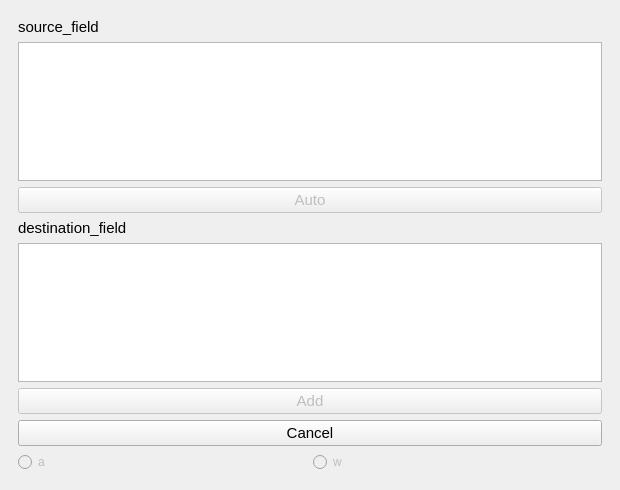
<?xml version="1.0" encoding="UTF-8"?>
<ui version="4.0">
 <class>DiagwayProjectionDockWidgetBase</class>
 <widget class="QDockWidget" name="DiagwayProjectionDockWidgetBase">
  <property name="geometry">
   <rect>
    <x>0</x>
    <y>0</y>
    <width>620</width>
    <height>490</height>
   </rect>
  </property>
  <property name="windowTitle">
   <string>DiagwayProjection</string>
  </property>
  <widget class="QWidget" name="dockWidgetContents">
   <layout class="QVBoxLayout" name="verticalLayout_8">
    <item>
     <widget class="QStackedWidget" name="stackedWidget">
      <property name="maximumSize">
       <size>
        <width>16777215</width>
        <height>16777215</height>
       </size>
      </property>
      <property name="currentIndex">
       <number>3</number>
      </property>
      <widget class="QWidget" name="page_1">
       <layout class="QVBoxLayout" name="verticalLayout">
        <item>
         <widget class="QPushButton" name="push_complete">
          <property name="font">
           <font>
            <pointsize>11</pointsize>
           </font>
          </property>
          <property name="text">
           <string>Complete a file</string>
          </property>
         </widget>
        </item>
        <item>
         <widget class="QPushButton" name="push_create">
          <property name="font">
           <font>
            <pointsize>11</pointsize>
           </font>
          </property>
          <property name="text">
           <string>Create a new file</string>
          </property>
         </widget>
        </item>
       </layout>
      </widget>
      <widget class="QWidget" name="page_2_create">
       <layout class="QVBoxLayout" name="verticalLayout_3">
        <item>
         <layout class="QHBoxLayout" name="horizontalLayout_2">
          <property name="spacing">
           <number>0</number>
          </property>
          <item alignment="Qt::AlignLeft|Qt::AlignBottom">
           <widget class="QLabel" name="source_label_layer">
            <property name="maximumSize">
             <size>
              <width>120</width>
              <height>40</height>
             </size>
            </property>
            <property name="font">
             <font>
              <pointsize>11</pointsize>
             </font>
            </property>
            <property name="text">
             <string>Source :</string>
            </property>
           </widget>
          </item>
          <item alignment="Qt::AlignRight|Qt::AlignBottom">
           <widget class="QLabel" name="source_img_warning">
            <property name="enabled">
             <bool>true</bool>
            </property>
            <property name="maximumSize">
             <size>
              <width>50</width>
              <height>40</height>
             </size>
            </property>
            <property name="font">
             <font>
              <pointsize>11</pointsize>
             </font>
            </property>
            <property name="toolTip">
             <string>The sources will be reprojected to EPSG:2154</string>
            </property>
            <property name="autoFillBackground">
             <bool>false</bool>
            </property>
            <property name="text">
             <string/>
            </property>
            <property name="pixmap">
             <pixmap>img/warning.png</pixmap>
            </property>
            <property name="scaledContents">
             <bool>true</bool>
            </property>
           </widget>
          </item>
         </layout>
        </item>
        <item>
         <layout class="QVBoxLayout" name="verticalLayout_2">
          <item>
           <widget class="QgsMapLayerComboBox" name="source_comboBox_layers">
            <property name="enabled">
             <bool>true</bool>
            </property>
            <property name="font">
             <font>
              <pointsize>11</pointsize>
             </font>
            </property>
            <property name="editable">
             <bool>false</bool>
            </property>
           </widget>
          </item>
          <item>
           <widget class="QComboBox" name="source_comboBox_fields">
            <property name="font">
             <font>
              <pointsize>11</pointsize>
             </font>
            </property>
           </widget>
          </item>
         </layout>
        </item>
        <item>
         <layout class="QHBoxLayout" name="horizontalLayout_3">
          <property name="spacing">
           <number>0</number>
          </property>
          <property name="topMargin">
           <number>0</number>
          </property>
          <property name="bottomMargin">
           <number>0</number>
          </property>
          <item alignment="Qt::AlignLeft|Qt::AlignBottom">
           <widget class="QLabel" name="destination_label_layer">
            <property name="minimumSize">
             <size>
              <width>0</width>
              <height>18</height>
             </size>
            </property>
            <property name="maximumSize">
             <size>
              <width>120</width>
              <height>40</height>
             </size>
            </property>
            <property name="font">
             <font>
              <pointsize>11</pointsize>
             </font>
            </property>
            <property name="text">
             <string>Destination :</string>
            </property>
           </widget>
          </item>
          <item alignment="Qt::AlignBottom">
           <widget class="QLabel" name="destination_img_warning">
            <property name="enabled">
             <bool>true</bool>
            </property>
            <property name="maximumSize">
             <size>
              <width>50</width>
              <height>40</height>
             </size>
            </property>
            <property name="font">
             <font>
              <pointsize>11</pointsize>
             </font>
            </property>
            <property name="toolTip">
             <string>The sources will be reprojected to EPSG:2154</string>
            </property>
            <property name="autoFillBackground">
             <bool>false</bool>
            </property>
            <property name="text">
             <string/>
            </property>
            <property name="pixmap">
             <pixmap>img/warning.png</pixmap>
            </property>
            <property name="scaledContents">
             <bool>true</bool>
            </property>
           </widget>
          </item>
         </layout>
        </item>
        <item>
         <layout class="QVBoxLayout" name="verticalLayout_5">
          <item>
           <widget class="QgsMapLayerComboBox" name="destination_comboBox_layers">
            <property name="font">
             <font>
              <pointsize>11</pointsize>
             </font>
            </property>
            <property name="mouseTracking">
             <bool>false</bool>
            </property>
           </widget>
          </item>
          <item>
           <widget class="QComboBox" name="destination_comboBox_fields">
            <property name="font">
             <font>
              <pointsize>11</pointsize>
             </font>
            </property>
           </widget>
          </item>
         </layout>
        </item>
        <item>
         <layout class="QVBoxLayout" name="verticalLayout_7">
          <item alignment="Qt::AlignLeft|Qt::AlignBottom">
           <widget class="QLabel" name="label_file">
            <property name="maximumSize">
             <size>
              <width>120</width>
              <height>40</height>
             </size>
            </property>
            <property name="font">
             <font>
              <pointsize>11</pointsize>
             </font>
            </property>
            <property name="text">
             <string>Output file :</string>
            </property>
           </widget>
          </item>
          <item>
           <layout class="QHBoxLayout" name="horizontalLayout_4">
            <item>
             <widget class="QLineEdit" name="lineEdit_file">
              <property name="font">
               <font>
                <pointsize>11</pointsize>
               </font>
              </property>
              <property name="mouseTracking">
               <bool>true</bool>
              </property>
              <property name="inputMask">
               <string/>
              </property>
             </widget>
            </item>
            <item>
             <widget class="QPushButton" name="push_file">
              <property name="font">
               <font>
                <pointsize>11</pointsize>
               </font>
              </property>
              <property name="text">
               <string>...</string>
              </property>
             </widget>
            </item>
           </layout>
          </item>
         </layout>
        </item>
        <item>
         <widget class="QPushButton" name="push_next">
          <property name="enabled">
           <bool>false</bool>
          </property>
          <property name="font">
           <font>
            <pointsize>11</pointsize>
           </font>
          </property>
          <property name="text">
           <string>Next</string>
          </property>
         </widget>
        </item>
        <item>
         <widget class="QPushButton" name="push_cancel_create">
          <property name="enabled">
           <bool>true</bool>
          </property>
          <property name="font">
           <font>
            <pointsize>11</pointsize>
           </font>
          </property>
          <property name="text">
           <string>Cancel</string>
          </property>
         </widget>
        </item>
       </layout>
      </widget>
      <widget class="QWidget" name="page_2_complete">
       <layout class="QVBoxLayout" name="verticalLayout_9">
        <item>
         <layout class="QHBoxLayout" name="horizontalLayout_5">
          <item alignment="Qt::AlignLeft|Qt::AlignBottom">
           <widget class="QLabel" name="source_label_layers_complete">
            <property name="font">
             <font>
              <pointsize>11</pointsize>
             </font>
            </property>
            <property name="text">
             <string>Source layer :</string>
            </property>
           </widget>
          </item>
          <item alignment="Qt::AlignRight|Qt::AlignBottom">
           <widget class="QLabel" name="source_img_warning_complete">
            <property name="maximumSize">
             <size>
              <width>50</width>
              <height>40</height>
             </size>
            </property>
            <property name="text">
             <string/>
            </property>
            <property name="pixmap">
             <pixmap>img/warning.png</pixmap>
            </property>
            <property name="scaledContents">
             <bool>true</bool>
            </property>
           </widget>
          </item>
         </layout>
        </item>
        <item>
         <widget class="QgsMapLayerComboBox" name="source_comboBox_layers_complete"/>
        </item>
        <item>
         <layout class="QHBoxLayout" name="horizontalLayout_6">
          <item alignment="Qt::AlignLeft|Qt::AlignBottom">
           <widget class="QLabel" name="destination_label_layers_complete">
            <property name="font">
             <font>
              <pointsize>11</pointsize>
             </font>
            </property>
            <property name="text">
             <string>Destination layer :</string>
            </property>
           </widget>
          </item>
          <item alignment="Qt::AlignRight|Qt::AlignBottom">
           <widget class="QLabel" name="destination_img_warning_complete">
            <property name="maximumSize">
             <size>
              <width>50</width>
              <height>40</height>
             </size>
            </property>
            <property name="text">
             <string/>
            </property>
            <property name="pixmap">
             <pixmap>img/warning.png</pixmap>
            </property>
            <property name="scaledContents">
             <bool>true</bool>
            </property>
           </widget>
          </item>
         </layout>
        </item>
        <item>
         <widget class="QgsMapLayerComboBox" name="destination_comboBox_layers_complete"/>
        </item>
        <item alignment="Qt::AlignLeft|Qt::AlignBottom">
         <widget class="QLabel" name="label_file_complete">
          <property name="font">
           <font>
            <pointsize>11</pointsize>
           </font>
          </property>
          <property name="text">
           <string>Output file :</string>
          </property>
         </widget>
        </item>
        <item>
         <layout class="QHBoxLayout" name="horizontalLayout_7">
          <item>
           <widget class="QLineEdit" name="lineEdit_file_complete"/>
          </item>
          <item>
           <widget class="QPushButton" name="push_file_complete">
            <property name="text">
             <string>...</string>
            </property>
           </widget>
          </item>
         </layout>
        </item>
        <item>
         <layout class="QVBoxLayout" name="verticalLayout_4">
          <item alignment="Qt::AlignLeft|Qt::AlignBottom">
           <widget class="QLabel" name="label_preview">
            <property name="font">
             <font>
              <pointsize>12</pointsize>
             </font>
            </property>
            <property name="text">
             <string>Preview :</string>
            </property>
           </widget>
          </item>
          <item>
           <widget class="QTextEdit" name="textEdit_preview"/>
          </item>
         </layout>
        </item>
        <item>
         <widget class="QPushButton" name="push_next_complete">
          <property name="enabled">
           <bool>false</bool>
          </property>
          <property name="font">
           <font>
            <pointsize>11</pointsize>
           </font>
          </property>
          <property name="text">
           <string>Next</string>
          </property>
         </widget>
        </item>
        <item>
         <widget class="QPushButton" name="push_cancel_complete">
          <property name="enabled">
           <bool>true</bool>
          </property>
          <property name="font">
           <font>
            <pointsize>11</pointsize>
           </font>
          </property>
          <property name="text">
           <string>Cancel</string>
          </property>
         </widget>
        </item>
       </layout>
      </widget>
      <widget class="QWidget" name="page_3">
       <layout class="QVBoxLayout" name="verticalLayout_6">
        <item>
         <widget class="QLabel" name="source_label_field">
          <property name="font">
           <font>
            <pointsize>11</pointsize>
           </font>
          </property>
          <property name="text">
           <string>source_field</string>
          </property>
         </widget>
        </item>
        <item>
         <widget class="QTextEdit" name="source_textEdit_fields">
          <property name="enabled">
           <bool>true</bool>
          </property>
          <property name="font">
           <font>
            <pointsize>11</pointsize>
           </font>
          </property>
          <property name="html">
           <string>&lt;!DOCTYPE HTML PUBLIC &quot;-//W3C//DTD HTML 4.0//EN&quot; &quot;http://www.w3.org/TR/REC-html40/strict.dtd&quot;&gt;
&lt;html&gt;&lt;head&gt;&lt;meta name=&quot;qrichtext&quot; content=&quot;1&quot; /&gt;&lt;style type=&quot;text/css&quot;&gt;
p, li { white-space: pre-wrap; }
&lt;/style&gt;&lt;/head&gt;&lt;body style=&quot; font-family:'MS Shell Dlg 2'; font-size:11pt; font-weight:400; font-style:normal;&quot;&gt;
&lt;p style=&quot;-qt-paragraph-type:empty; margin-top:0px; margin-bottom:0px; margin-left:0px; margin-right:0px; -qt-block-indent:0; text-indent:0px; font-size:8.25pt;&quot;&gt;&lt;br /&gt;&lt;/p&gt;&lt;/body&gt;&lt;/html&gt;</string>
          </property>
         </widget>
        </item>
        <item>
         <widget class="QPushButton" name="push_auto">
          <property name="enabled">
           <bool>false</bool>
          </property>
          <property name="font">
           <font>
            <pointsize>11</pointsize>
           </font>
          </property>
          <property name="text">
           <string>Auto</string>
          </property>
         </widget>
        </item>
        <item>
         <widget class="QLabel" name="destination_label_field">
          <property name="font">
           <font>
            <pointsize>11</pointsize>
           </font>
          </property>
          <property name="text">
           <string>destination_field</string>
          </property>
         </widget>
        </item>
        <item>
         <widget class="QTextEdit" name="destination_textEdit_fields">
          <property name="font">
           <font>
            <pointsize>11</pointsize>
           </font>
          </property>
         </widget>
        </item>
        <item>
         <widget class="QPushButton" name="push_add">
          <property name="enabled">
           <bool>false</bool>
          </property>
          <property name="font">
           <font>
            <pointsize>11</pointsize>
           </font>
          </property>
          <property name="text">
           <string>Add</string>
          </property>
         </widget>
        </item>
        <item>
         <widget class="QPushButton" name="push_cancel_3">
          <property name="enabled">
           <bool>true</bool>
          </property>
          <property name="font">
           <font>
            <pointsize>11</pointsize>
           </font>
          </property>
          <property name="text">
           <string>Cancel</string>
          </property>
         </widget>
        </item>
        <item>
         <layout class="QHBoxLayout" name="horizontalLayout">
          <item>
           <widget class="QRadioButton" name="radio_a">
            <property name="enabled">
             <bool>false</bool>
            </property>
            <property name="text">
             <string>a</string>
            </property>
           </widget>
          </item>
          <item>
           <widget class="QRadioButton" name="radio_w">
            <property name="enabled">
             <bool>false</bool>
            </property>
            <property name="text">
             <string>w</string>
            </property>
           </widget>
          </item>
         </layout>
        </item>
       </layout>
       <zorder>push_auto</zorder>
       <zorder>source_textEdit_fields</zorder>
       <zorder>destination_textEdit_fields</zorder>
       <zorder>source_label_field</zorder>
       <zorder>destination_label_field</zorder>
       <zorder>push_add</zorder>
       <zorder>push_cancel_3</zorder>
      </widget>
     </widget>
    </item>
   </layout>
  </widget>
 </widget>
 <customwidgets>
  <customwidget>
   <class>QgsMapLayerComboBox</class>
   <extends>QComboBox</extends>
   <header>qgsmaplayercombobox.h</header>
  </customwidget>
 </customwidgets>
 <tabstops>
  <tabstop>push_complete</tabstop>
  <tabstop>push_create</tabstop>
  <tabstop>source_comboBox_layers</tabstop>
  <tabstop>source_comboBox_fields</tabstop>
  <tabstop>destination_comboBox_layers</tabstop>
  <tabstop>destination_comboBox_fields</tabstop>
  <tabstop>push_file</tabstop>
  <tabstop>push_next</tabstop>
  <tabstop>source_comboBox_layers_complete</tabstop>
  <tabstop>destination_comboBox_layers_complete</tabstop>
  <tabstop>push_file_complete</tabstop>
  <tabstop>push_next_complete</tabstop>
  <tabstop>source_textEdit_fields</tabstop>
  <tabstop>push_auto</tabstop>
  <tabstop>destination_textEdit_fields</tabstop>
  <tabstop>push_add</tabstop>
  <tabstop>lineEdit_file_complete</tabstop>
  <tabstop>textEdit_preview</tabstop>
  <tabstop>radio_a</tabstop>
  <tabstop>radio_w</tabstop>
  <tabstop>lineEdit_file</tabstop>
 </tabstops>
 <resources/>
 <connections>
  <connection>
   <sender>stackedWidget</sender>
   <signal>currentChanged(int)</signal>
   <receiver>radio_a</receiver>
   <slot>hide()</slot>
   <hints>
    <hint type="sourcelabel">
     <x>326</x>
     <y>255</y>
    </hint>
    <hint type="destinationlabel">
     <x>181</x>
     <y>470</y>
    </hint>
   </hints>
  </connection>
  <connection>
   <sender>stackedWidget</sender>
   <signal>currentChanged(int)</signal>
   <receiver>radio_w</receiver>
   <slot>hide()</slot>
   <hints>
    <hint type="sourcelabel">
     <x>326</x>
     <y>255</y>
    </hint>
    <hint type="destinationlabel">
     <x>600</x>
     <y>470</y>
    </hint>
   </hints>
  </connection>
 </connections>
</ui>
